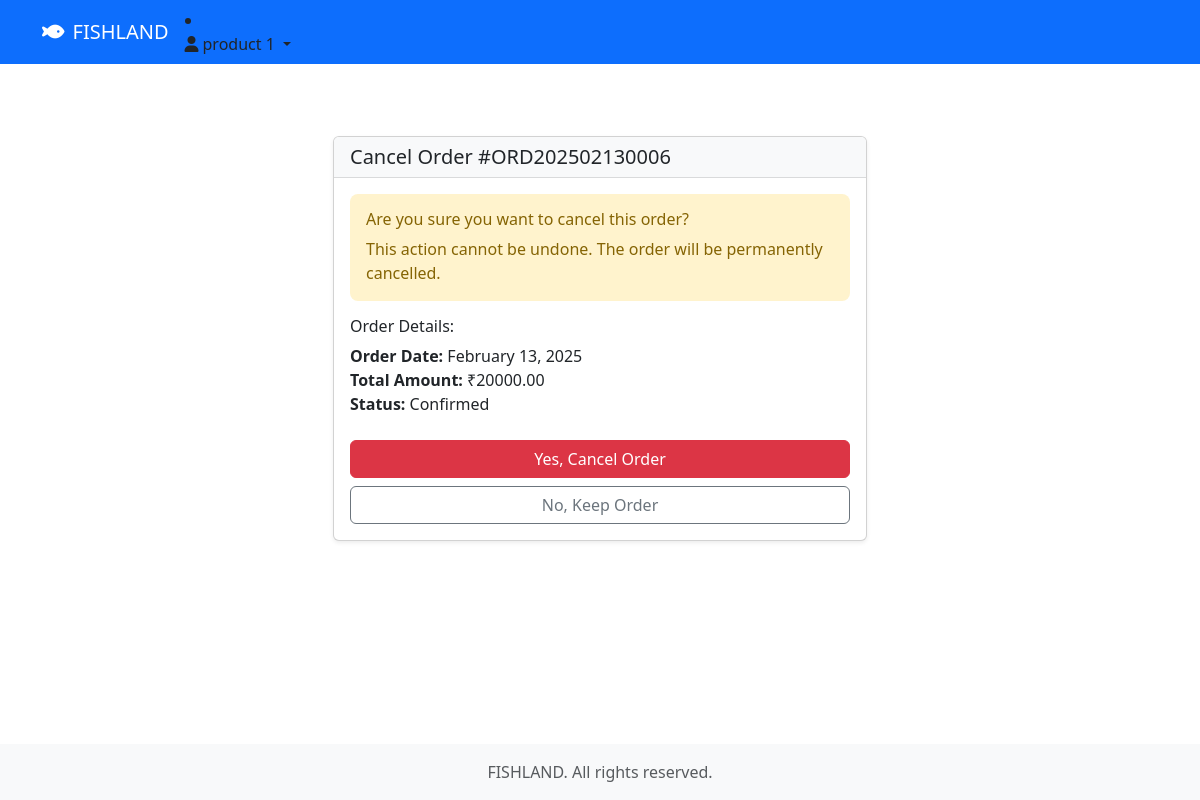
Page /buyer/orders/ORD202502130006/cancel/ (signed in) on the committed database.
### accounts/models.py (models this page shows, shortened)
class User(AbstractUser):
    class Role(models.TextChoices):
        ADMIN = 'ADMIN', 'Admin'
        SELLER = 'SELLER', 'Seller'
        BUYER = 'BUYER', 'Buyer'
        DELIVERY_BOY = 'DELIVERY_BOY', 'Delivery Boy'
    email = models.EmailField(_('email address'), unique=True)
    role = models.CharField(max_length=15, choices=Role.choices, default=Role.BUYER)
    phone = PhoneNumberField(blank=True)  # Renamed from phone_number
    profile_picture = models.ImageField(upload_to=get_profile_image_path, blank=True, null=True)
    company_name = models.CharField(max_length=100, blank=True)
    address = models.TextField(blank=True)
    gst_number = models.CharField(max_length=15, blank=True)
    is_verified = models.BooleanField(default=False)
    is_deleted = models.BooleanField(default=False)
    USERNAME_FIELD = 'email'
    REQUIRED_FIELDS = ['username']

### orders/models.py (models this page shows, shortened)
class Order(models.Model):
    STATUS_CHOICES = [
        ('PENDING', 'Pending'),
        ('CONFIRMED', 'Confirmed'),
        ('PROCESSING', 'Processing'),
        ('ASSIGNED_TO_DELIVERY', 'Assigned to Delivery'),
        ('OUT_FOR_DELIVERY', 'Out for Delivery'),
        ('DELIVERED', 'Delivered'),
        ('CANCELLED', 'Cancelled'),
    ]
    PAYMENT_STATUS_CHOICES = [
        ('PENDING', 'Pending'),
        ('PAID', 'Paid'),
        ('FAILED', 'Failed'),
        ('REFUNDED', 'Refunded'),
    ]
    PAYMENT_METHOD_CHOICES = [
        ('COD', 'Cash on Delivery'),
        ('ONLINE', 'Online Payment'),
    ]
    CANCELLATION_REASON_CHOICES = [
        ('OUT_OF_STOCK', 'Out of Stock'),
        ('PRICE_MISMATCH', 'Price Mismatch'),
        ('QUALITY_ISSUES', 'Quality Issues'),
        ('DELIVERY_ISSUES', 'Cannot Deliver to Location'),
        ('OTHER', 'Other'),
    ]
    user = models.ForeignKey(settings.AUTH_USER_MODEL, on_delete=models.CASCADE, related_name='orders')
    delivery_boy = models.ForeignKey('delivery.DeliveryProfile', on_delete=models.SET_NULL, null=True, blank=True, related_name='assigned_orders')
    delivery_rating = models.IntegerField(null=True, blank=True, choices=[(i, i) for i in range(1, 6)])
    delivery_feedback = models.TextField(null=True, blank=True)
    order_number = models.CharField(max_length=20, unique=True)
    delivery_address = models.ForeignKey(
        Address,
        on_delete=models.PROTECT,
        related_name='orders',
        null=True,  # Allow null for existing records
    )
    status = models.CharField(max_length=20, choices=STATUS_CHOICES, default='PENDING')
    payment_status = models.CharField(max_length=20, choices=PAYMENT_STATUS_CHOICES, default='PENDING')
    payment_method = models.CharField(max_length=20, choices=PAYMENT_METHOD_CHOICES, default='COD')
    razorpay_order_id = models.CharField(max_length=100, blank=True, null=True)
    razorpay_payment_id = models.CharField(max_length=100, blank=True, null=True)
    razorpay_signature = models.CharField(max_length=200, blank=True, null=True)
    subtotal = models.DecimalField(max_digits=10, decimal_places=2)
    delivery_fee = models.DecimalField(max_digits=10, decimal_places=2)
    total = models.DecimalField(max_digits=10, decimal_places=2)
    delivery_date = models.DateField()
    delivery_time = models.CharField(max_length=10)  # Store as HH:MM format
    delivery_assigned_at = models.DateTimeField(null=True, blank=True)
    delivery_pickup_at = models.DateTimeField(null=True, blank=True)
    delivery_completed_at = models.DateTimeField(null=True, blank=True)
    estimated_delivery_time = models.DateTimeField(null=True, blank=True)
    delivery_feedback = models.TextField(null=True, blank=True)
    delivery_rating = models.IntegerField(null=True, blank=True, choices=[(i, i) for i in range(1, 6)])
    cancellation_reason = models.CharField(max_length=20, choices=CANCELLATION_REASON_CHOICES, null=True, blank=True)
    cancellation_note = models.TextField(blank=True, null=True)
    cancelled_at = models.DateTimeField(null=True, blank=True)
    created_at = models.DateTimeField(auto_now_add=True)
    updated_at = models.DateTimeField(auto_now=True)
    confirmed_at = models.DateTimeField(null=True, blank=True)
    processing_at = models.DateTimeField(null=True, blank=True)
    out_for_delivery_at = models.DateTimeField(null=True, blank=True)
    delivered_at = models.DateTimeField(null=True, blank=True)
    class Meta:
        ordering = ['-created_at']

### buyer/views.py (the view)
# urls.py: path('orders/<str:order_number>/cancel/', views.cancel_order, name='cancel_order'),
@login_required
def cancel_order(request, order_number):
    order = get_object_or_404(Order, order_number=order_number, user=request.user)
    if order.status not in ['PENDING', 'CONFIRMED']:
        messages.error(request, 'This order cannot be cancelled.')
        return redirect('buyer:order_detail', order_number=order.order_number)
    if request.method == 'POST':
        order.status = 'CANCELLED'
        order.cancelled_at = timezone.now()
        order.save()
        messages.success(request, 'Order cancelled successfully.')
        return redirect('buyer:order_detail', order_number=order.order_number)
    return render(request, 'buyer/cancel_order.html', {'order': order})

### templates/buyer/cancel_order.html (shortened to what this page needs)
{% extends 'shared/base.html' %}
{% load static %}
{% block content %}
<div class="container py-5">
    <div class="row justify-content-center">
        <div class="col-md-8 col-lg-6">
            <div class="card">
                <div class="card-header">
                    <h5 class="mb-0">Cancel Order #{{ order.order_number }}</h5>
                </div>
                <div class="card-body">
                    <div class="alert alert-warning">
                        <h6 class="alert-heading">Are you sure you want to cancel this order?</h6>
                        <p class="mb-0">This action cannot be undone. The order will be permanently cancelled.</p>
                    </div>
                    <div class="mb-4">
                        <h6>Order Details:</h6>
                        <ul class="list-unstyled">
                            <li><strong>Order Date:</strong> {{ order.created_at|date:"F d, Y" }}</li>
                            <li><strong>Total Amount:</strong> ₹{{ order.total }}</li>
                            <li><strong>Status:</strong> {{ order.get_status_display }}</li>
                        </ul>
                    </div>
                    <form method="post">
                        <div class="d-grid gap-2">
                            <button type="submit" class="btn btn-danger">
                                Yes, Cancel Order
                            </button>
                            <a href="{% url 'buyer:order_detail' order.order_number %}"
                               class="btn btn-outline-secondary">
                                No, Keep Order
                            </a>
                        </div>
                    </form>
                </div>
            </div>
        </div>
    </div>
</div>
{% endblock %}

### templates/shared/base.html (shortened to what this page needs)
<!DOCTYPE html>
<html lang="en">
<head>
    <link href="https://cdn.jsdelivr.net/npm/bootstrap@5.3.0/dist/css/bootstrap.min.css" rel="stylesheet">
    {% load static %}
    <link href="{% static 'css/style.css' %}" rel="stylesheet">
    <link href="{% static 'css/orders.css' %}" rel="stylesheet">
    <link href="https://cdnjs.cloudflare.com/ajax/libs/font-awesome/6.0.0/css/all.min.css" rel="stylesheet">
</head>
<body>
    <nav class="navbar navbar-expand-lg navbar-dark bg-primary">
        <div class="container">
            <a class="navbar-brand" href="/">
                <i class="fas fa-fish me-2"></i>FISHLAND
            </a>
            <div class="collapse navbar-collapse" id="navbarNav">
                {% if user.is_authenticated %}
                    {% if user.role == 'ADMIN' %}
                        {% include 'admin/includes/nav.html' %}
                    {% elif user.role == 'SELLER' %}
                        {% include 'seller/includes/nav.html' %}
                    {% else %}
                        <li class="nav-item dropdown">
                            <a class="nav-link dropdown-toggle" href="#" id="userDropdown" role="button"
                               data-bs-toggle="dropdown" aria-expanded="false">
                                <i class="fas fa-user me-1"></i>{{ user.get_full_name|default:user.email }}
                            </a>
                        </li>
                    {% endif %}
                {% endif %}
            </div>
        </div>
    </nav>
    <main class="py-4">
        <div class="container">
            <div class="main-content">
                {% block content %}{% endblock %}
            </div>
        </div>
    </main>
    <footer class="footer bg-light mt-auto py-3">
        <div class="container text-center">
            <span class="text-muted"> FISHLAND. All rights reserved.</span>
        </div>
    </footer>
</body>
</html>

### static/css/style.css (style rules this page uses)
body { min-height: 100vh; display: flex; flex-direction: column; }
main { flex: 1; }
.navbar-brand i { color: #fff; }
.card { box-shadow: 0 0.125rem 0.25rem rgba(0, 0, 0, 0.075); margin-bottom: 1rem; }
.card-header { background-color: #f8f9fa; border-bottom: 1px solid rgba(0, 0, 0, 0.125); }
.alert { border: none; border-radius: 8px; }
.alert-warning { background-color: #fff3cd; color: #856404; }

### rows in the picture
User: get_full_name "product 1"
Order: order_number "ORD202502130006", created_at "February 13, 2025", total "20000.00", status "Confirmed"
